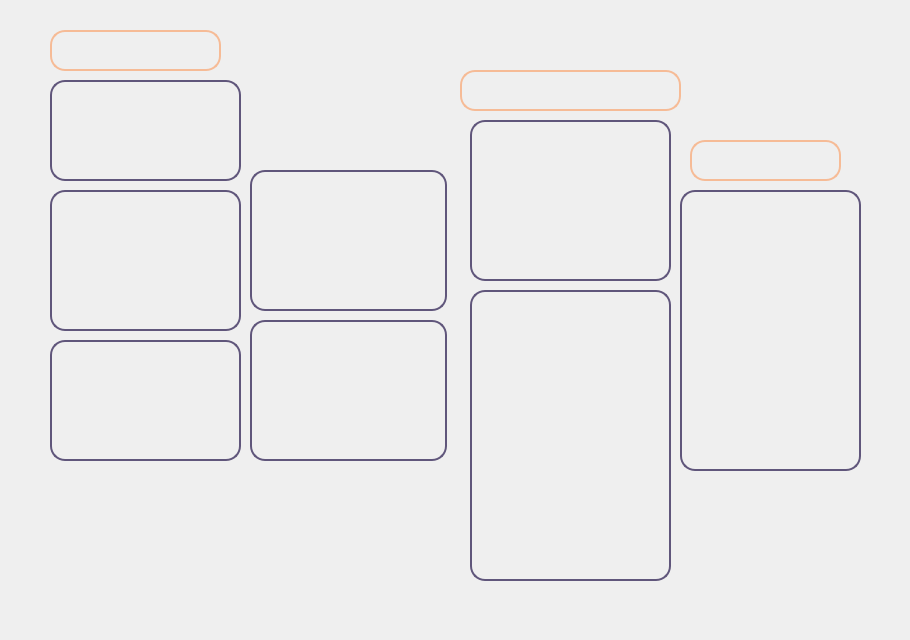
<?xml version="1.0" encoding="UTF-8"?>
<ui version="4.0">
 <class>conseil</class>
 <widget class="QDialog" name="conseil">
  <property name="geometry">
   <rect>
    <x>0</x>
    <y>0</y>
    <width>910</width>
    <height>640</height>
   </rect>
  </property>
  <property name="windowTitle">
   <string>Dialog</string>
  </property>
  <widget class="QLabel" name="maladie">
   <property name="geometry">
    <rect>
     <x>460</x>
     <y>70</y>
     <width>221</width>
     <height>41</height>
    </rect>
   </property>
   <property name="styleSheet">
    <string notr="true">QLabel {
border: 2px solid #F6BB96;
border-radius: 15px;
color: #796F25; 
}</string>
   </property>
   <property name="text">
    <string/>
   </property>
  </widget>
  <widget class="QLabel" name="label5">
   <property name="geometry">
    <rect>
     <x>250</x>
     <y>320</y>
     <width>197</width>
     <height>141</height>
    </rect>
   </property>
   <property name="styleSheet">
    <string notr="true">QLabel {
border: 2px solid #60567B;
border-radius: 15px;
}</string>
   </property>
   <property name="text">
    <string/>
   </property>
  </widget>
  <widget class="QLabel" name="label_45">
   <property name="geometry">
    <rect>
     <x>0</x>
     <y>-5</y>
     <width>911</width>
     <height>661</height>
    </rect>
   </property>
   <property name="text">
    <string/>
   </property>
   <property name="pixmap">
    <pixmap resource="pic.qrc">:/new/prefix/mariem.png</pixmap>
   </property>
   <property name="scaledContents">
    <bool>true</bool>
   </property>
  </widget>
  <widget class="QLabel" name="label1">
   <property name="geometry">
    <rect>
     <x>50</x>
     <y>80</y>
     <width>191</width>
     <height>101</height>
    </rect>
   </property>
   <property name="styleSheet">
    <string notr="true">QLabel {
border: 2px solid #60567B;
border-radius: 15px;
}</string>
   </property>
   <property name="text">
    <string/>
   </property>
  </widget>
  <widget class="QLabel" name="attention">
   <property name="geometry">
    <rect>
     <x>470</x>
     <y>290</y>
     <width>201</width>
     <height>291</height>
    </rect>
   </property>
   <property name="styleSheet">
    <string notr="true">QLabel {
border: 2px solid #60567B;
border-radius: 15px;
}</string>
   </property>
   <property name="text">
    <string/>
   </property>
  </widget>
  <widget class="QLabel" name="label3">
   <property name="geometry">
    <rect>
     <x>50</x>
     <y>340</y>
     <width>191</width>
     <height>121</height>
    </rect>
   </property>
   <property name="styleSheet">
    <string notr="true">QLabel {
border: 2px solid #60567B;
border-radius: 15px;
}</string>
   </property>
   <property name="text">
    <string/>
   </property>
  </widget>
  <widget class="QLabel" name="label7">
   <property name="geometry">
    <rect>
     <x>680</x>
     <y>190</y>
     <width>181</width>
     <height>281</height>
    </rect>
   </property>
   <property name="styleSheet">
    <string notr="true">QLabel {
border: 2px solid #60567B;
border-radius: 15px;
}</string>
   </property>
   <property name="text">
    <string/>
   </property>
  </widget>
  <widget class="QLabel" name="label6">
   <property name="geometry">
    <rect>
     <x>470</x>
     <y>120</y>
     <width>201</width>
     <height>161</height>
    </rect>
   </property>
   <property name="styleSheet">
    <string notr="true">QLabel {
border: 2px solid #60567B;
border-radius: 15px;
}</string>
   </property>
   <property name="text">
    <string/>
   </property>
  </widget>
  <widget class="QLabel" name="label2">
   <property name="geometry">
    <rect>
     <x>50</x>
     <y>190</y>
     <width>191</width>
     <height>141</height>
    </rect>
   </property>
   <property name="styleSheet">
    <string notr="true">QLabel {
border: 2px solid #60567B;
border-radius: 15px;
}</string>
   </property>
   <property name="text">
    <string/>
   </property>
  </widget>
  <widget class="QLabel" name="type_3">
   <property name="geometry">
    <rect>
     <x>50</x>
     <y>30</y>
     <width>171</width>
     <height>41</height>
    </rect>
   </property>
   <property name="styleSheet">
    <string notr="true">QLabel {
border: 2px solid #F6BB96;
border-radius: 15px;
color: #796F25; 
}</string>
   </property>
   <property name="text">
    <string/>
   </property>
  </widget>
  <widget class="QLabel" name="label4">
   <property name="geometry">
    <rect>
     <x>250</x>
     <y>170</y>
     <width>197</width>
     <height>141</height>
    </rect>
   </property>
   <property name="styleSheet">
    <string notr="true">QLabel {
border: 2px solid #60567B;
border-radius: 15px;
}</string>
   </property>
   <property name="text">
    <string/>
   </property>
  </widget>
  <widget class="QLabel" name="pesticide_2">
   <property name="geometry">
    <rect>
     <x>690</x>
     <y>140</y>
     <width>151</width>
     <height>41</height>
    </rect>
   </property>
   <property name="styleSheet">
    <string notr="true">QLabel {
border: 2px solid #F6BB96;
border-radius: 15px;
color: #796F25; 
}</string>
   </property>
   <property name="text">
    <string/>
   </property>
  </widget>
  <zorder>label_45</zorder>
  <zorder>label1</zorder>
  <zorder>attention</zorder>
  <zorder>label3</zorder>
  <zorder>label7</zorder>
  <zorder>label6</zorder>
  <zorder>label2</zorder>
  <zorder>type_3</zorder>
  <zorder>label4</zorder>
  <zorder>pesticide_2</zorder>
  <zorder>label5</zorder>
  <zorder>maladie</zorder>
 </widget>
 <resources>
  <include location="pic.qrc"/>
 </resources>
 <connections/>
</ui>
